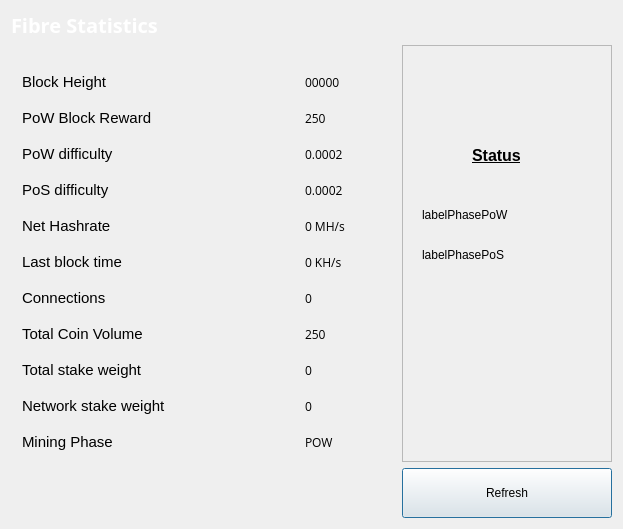
<?xml version="1.0" encoding="UTF-8"?>
<ui version="4.0">
 <class>StatisticsPage</class>
 <widget class="QWidget" name="StatisticsPage">
  <property name="windowModality">
   <enum>Qt::NonModal</enum>
  </property>
  <property name="geometry">
   <rect>
    <x>0</x>
    <y>0</y>
    <width>623</width>
    <height>529</height>
   </rect>
  </property>
  <property name="windowTitle">
   <string>Digging</string>
  </property>
  <property name="styleSheet">
   <string notr="true">QProgressBar {
        background-color: #333333;
        border-radius: 6px;
        text-align: center;
        color: white;
}

QProgressBar::chunk {
        background: QLinearGradient(x1: 0, y1: 0, x2: 1, y2: 0, stop: 0 #e86941, stop: 1 #e8694f);
        border-radius: 6px; margin: 0px;
}

QScrollArea {
        border-radius: 6px;
        border-width: 0;
        border-style: none;
        padding: 8px;
        background-color: #111;
        color: white;
}

QFormLayout {
        border-radius: 6px;
        border-width: 0;
        border-style: none;
        padding: 8px;
        background-color: #111;
        color: white;
}

QSpinBox {
        border-radius: 4px;
        border-width: 0;
        border-style: none;
        padding: 8px;
        background-color: #111;
        color: white;
}

QCheckBox {
        border-radius: 4px;
        border-width: 0;
        border-style: none;
        padding: 8px;
        background-color: #111;
        color: white;
}
QVBoxLayout {
        border-radius: 6px;
        border-width: 0;
        border-style: none;
        padding: 8px;
        background-color: #111;
        color: white;
}

QDialog, QMainWindow, QFrame {
	color: white;
        background-color: #111;
	border: none;
        border-radius: 6px;
}


QMenu {
	background-color: #333333; color: white;
}

QLabel {
	background-color: transparent;
}

QCheckBox {
    color: white;
}

QFrame#central { background-color: #333333; border: none }
QFrame#frame, QFrame#frame_2, QFrame#frame_3 {
	background-color: #111;
	border-style: plain;
	border-width: 2px;
	border-radius: 6px;
	border-color: #111;
	min-width: 10em;
	padding: 6px;
}
QLabel[openExternalLinks=true], QHeaderView { color: #aaaaaa }
QLabel[openExternalLinks=false] { color: white; font-weight: normal }
QPushButton, QToolButton {
	border: 4px solid #111;
	border-radius: 12px;
	background-color: #111;
	color: white;
	padding: 6px;
	margin: 6px;
}
QPushButton:pressed, QToolButton:checked {
	color: #e86941;
}
QPushButton:pressed, QToolButton:pressed {
	border-color: #e86941;
	color: #aaaaaa;
}
QPushButton:disabled, QToolButton:disabled {
	color: #444;
	background-color: #222;
}


#scrollAreaWidgetContents QToolButton {
	border-radius: 8px;
	border-width: 0px;
}

/* the background-color is overridden to transparent for mac os x 
   due to the entire toolbar area not being drawable in a regular
   QMainWindow
*/
QToolBar { background: #333333; border: 0px solid black; padding: 3px; }

QToolBar::handle { image: url(handle.png); }
QStatusBar { background: #333333; }
QMenuBar { background: #333333; }
QMenuBar::item { background: #333333; color: white; }

#scrollAreaWidgetContents { background: #222 }
#scrollAreaWidgetContents &gt; QFrame { background-color: #222; border-width: 0px; border-style: none; }

QLineEdit {
	border-radius: 6px;
	border-width: 2px;
	border-color: #222;
	padding: 8px;
	background-color: #111;
	color: white;
}

QComboBox {
	border-radius: 6px;
	border-width: 0;
	border-style: none;
	padding: 8px;
	background-color: #111;
	color: white;
}

QComboBox::drop-down {
	border-width: 0;
	border-style: none;
	background-color: #111;
	color: white;
}

QTableView {
	background: #111;
	color: white;
	border-style: none;
	selection-background-color: #aaaaaa;
    alternate-background-color: #222;
	selection-color: #111;
	border: 0px solid black;
}

QHeaderView { color: #aaaaaa; background-color: #111; background-image: none; }
QHeaderView::section { color: #aaaaaa; background-color: #222; }
QHeaderView::section:checked { background-color: #111; }

QTabWidget {
	background: #111;
}

 QTabWidget::pane {
     border-top: 2px solid #111;
     border: 4px solid #111;
     border-bottom-left-radius: 8px;
     border-bottom-right-radius: 8px;
     border-top-right-radius: 8px;
	background: #111;
 }

 QTabWidget::tab-bar {
     left: 5px; /* move to the right by 5px */
 }

 /* Style the tab using the tab sub-control. Note that
     it reads QTabBar _not_ QTabWidget */
 QTabBar::tab {
     background: #111;
     border: 4px solid #222;
     border-bottom-color: #111; /* same as the pane color */
     border-top-left-radius: 4px;
     border-top-right-radius: 4px;
     min-width: 8ex;
     padding: 4px;
     color: #888;
 }

 QTabBar::tab:selected, QTabBar::tab:hover {
     color: #aaaaaa
 }

 QTabBar::tab:selected {
     border-color: #111; /* same as pane color */
     border-top-color: #aaaaaa;
 }

 QTabBar::tab:!selected {
     margin-top: 2px; /* make non-selected tabs look smaller */
 }

 /* make use of negative margins for overlapping tabs */
 QTabBar::tab:selected {
     /* expand/overlap to the left and right by 4px */
     margin-left: -4px;
     margin-right: -4px;
 }

 QTabBar::tab:first:selected {
     margin-left: 0; /* the first selected tab has nothing to overlap with on the left */
 }

 QTabBar::tab:last:selected {
     margin-right: 0; /* the last selected tab has nothing to overlap with on the right */
 }

 QTabBar::tab:only-one {
     margin: 0; /* if there is only one tab, we don't want overlapping margins */
 }


</string>
  </property>
  <layout class="QGridLayout" name="gridLayout">
   <property name="sizeConstraint">
    <enum>QLayout::SetMaximumSize</enum>
   </property>
   <item row="2" column="1">
    <widget class="QPushButton" name="startButton">
     <property name="sizePolicy">
      <sizepolicy hsizetype="Fixed" vsizetype="Preferred">
       <horstretch>0</horstretch>
       <verstretch>0</verstretch>
      </sizepolicy>
     </property>
     <property name="minimumSize">
      <size>
       <width>210</width>
       <height>50</height>
      </size>
     </property>
     <property name="styleSheet">
      <string notr="true"/>
     </property>
     <property name="text">
      <string>Refresh</string>
     </property>
     <property name="default">
      <bool>true</bool>
     </property>
    </widget>
   </item>
   <item row="0" column="0">
    <widget class="QLabel" name="label_5">
     <property name="font">
      <font>
       <family>Open Sans,sans-serif</family>
      </font>
     </property>
     <property name="text">
      <string>&lt;html&gt;&lt;head/&gt;&lt;body&gt;&lt;p&gt;&lt;span style=&quot; font-size:20px; font-weight:600; color:#ffffff;&quot;&gt;Fibre Statistics&lt;/span&gt;&lt;/p&gt;&lt;/body&gt;&lt;/html&gt;</string>
     </property>
    </widget>
   </item>
   <item row="2" column="0">
    <spacer name="verticalSpacer">
     <property name="orientation">
      <enum>Qt::Vertical</enum>
     </property>
     <property name="sizeHint" stdset="0">
      <size>
       <width>20</width>
       <height>40</height>
      </size>
     </property>
    </spacer>
   </item>
   <item row="1" column="1">
    <widget class="QFrame" name="frame">
     <property name="minimumSize">
      <size>
       <width>146</width>
       <height>0</height>
      </size>
     </property>
     <property name="frameShape">
      <enum>QFrame::StyledPanel</enum>
     </property>
     <property name="frameShadow">
      <enum>QFrame::Raised</enum>
     </property>
     <widget class="QLabel" name="label">
      <property name="geometry">
       <rect>
        <x>70</x>
        <y>70</y>
        <width>71</width>
        <height>81</height>
       </rect>
      </property>
      <property name="text">
       <string>&lt;html&gt;&lt;head/&gt;&lt;body&gt;&lt;p&gt;&lt;span style=&quot; font-size:12pt; font-weight:600; text-decoration: underline;&quot;&gt;Status&lt;/span&gt;&lt;/p&gt;&lt;/body&gt;&lt;/html&gt;</string>
      </property>
     </widget>
     <widget class="QLabel" name="labelPhasePoW">
      <property name="geometry">
       <rect>
        <x>20</x>
        <y>160</y>
        <width>181</width>
        <height>20</height>
       </rect>
      </property>
      <property name="text">
       <string>labelPhasePoW</string>
      </property>
     </widget>
     <widget class="QLabel" name="labelPhasePoS">
      <property name="geometry">
       <rect>
        <x>20</x>
        <y>200</y>
        <width>181</width>
        <height>20</height>
       </rect>
      </property>
      <property name="text">
       <string>labelPhasePoS</string>
      </property>
     </widget>
    </widget>
   </item>
   <item row="1" column="0">
    <widget class="QFrame" name="gridFrame_2">
     <property name="styleSheet">
      <string notr="true"/>
     </property>
     <layout class="QGridLayout" name="gridLayout_4">
      <item row="2" column="0">
       <layout class="QFormLayout" name="formLayout_2">
        <property name="fieldGrowthPolicy">
         <enum>QFormLayout::FieldsStayAtSizeHint</enum>
        </property>
        <property name="horizontalSpacing">
         <number>139</number>
        </property>
        <property name="verticalSpacing">
         <number>18</number>
        </property>
        <property name="rightMargin">
         <number>0</number>
        </property>
        <item row="1" column="0">
         <widget class="QLabel" name="label_14">
          <property name="text">
           <string>&lt;html&gt;&lt;head/&gt;&lt;body&gt;&lt;p&gt;&lt;span style=&quot; font-size:11pt;&quot;&gt;Block Height&lt;/span&gt;&lt;/p&gt;&lt;/body&gt;&lt;/html&gt;</string>
          </property>
         </widget>
        </item>
        <item row="1" column="1">
         <widget class="QLabel" name="heightBox">
          <property name="font">
           <font>
            <family>Open Sans,sans-serif</family>
            <pointsize>9</pointsize>
           </font>
          </property>
          <property name="text">
           <string>00000</string>
          </property>
         </widget>
        </item>
        <item row="2" column="0">
         <widget class="QLabel" name="label_12">
          <property name="text">
           <string>&lt;html&gt;&lt;head/&gt;&lt;body&gt;&lt;p&gt;&lt;span style=&quot; font-size:11pt;&quot;&gt;PoW Block Reward&lt;/span&gt;&lt;/p&gt;&lt;/body&gt;&lt;/html&gt;</string>
          </property>
         </widget>
        </item>
        <item row="2" column="1">
         <widget class="QLabel" name="rewardBox">
          <property name="font">
           <font>
            <family>Open Sans,sans-serif</family>
            <pointsize>9</pointsize>
           </font>
          </property>
          <property name="text">
           <string>250</string>
          </property>
         </widget>
        </item>
        <item row="3" column="0">
         <widget class="QLabel" name="label_13">
          <property name="text">
           <string>&lt;html&gt;&lt;head/&gt;&lt;body&gt;&lt;p&gt;&lt;span style=&quot; font-size:11pt;&quot;&gt;PoW difficulty&lt;/span&gt;&lt;/p&gt;&lt;/body&gt;&lt;/html&gt;</string>
          </property>
         </widget>
        </item>
        <item row="3" column="1">
         <widget class="QLabel" name="diffBox">
          <property name="font">
           <font>
            <family>Open Sans,sans-serif</family>
            <pointsize>9</pointsize>
           </font>
          </property>
          <property name="text">
           <string>0.0002</string>
          </property>
         </widget>
        </item>
        <item row="4" column="0">
         <widget class="QLabel" name="label_9">
          <property name="text">
           <string>&lt;html&gt;&lt;head/&gt;&lt;body&gt;&lt;p&gt;&lt;span style=&quot; font-size:11pt;&quot;&gt;PoS difficulty&lt;/span&gt;&lt;/p&gt;&lt;/body&gt;&lt;/html&gt;</string>
          </property>
         </widget>
        </item>
        <item row="4" column="1">
         <widget class="QLabel" name="diffBox2">
          <property name="font">
           <font>
            <family>Open Sans,sans-serif</family>
            <pointsize>9</pointsize>
           </font>
          </property>
          <property name="text">
           <string>0.0002</string>
          </property>
         </widget>
        </item>
        <item row="5" column="1">
         <widget class="QLabel" name="pawrateBox">
          <property name="font">
           <font>
            <family>Open Sans,sans-serif</family>
            <pointsize>9</pointsize>
           </font>
          </property>
          <property name="text">
           <string>0 MH/s</string>
          </property>
         </widget>
        </item>
        <item row="6" column="0">
         <widget class="QLabel" name="label3_2">
          <property name="sizePolicy">
           <sizepolicy hsizetype="Preferred" vsizetype="Maximum">
            <horstretch>0</horstretch>
            <verstretch>0</verstretch>
           </sizepolicy>
          </property>
          <property name="text">
           <string>&lt;html&gt;&lt;head/&gt;&lt;body&gt;&lt;p&gt;&lt;span style=&quot; font-size:11pt;&quot;&gt;Last block time&lt;/span&gt;&lt;/p&gt;&lt;/body&gt;&lt;/html&gt;</string>
          </property>
         </widget>
        </item>
        <item row="6" column="1">
         <widget class="QLabel" name="localBox">
          <property name="font">
           <font>
            <family>Open Sans,sans-serif</family>
            <pointsize>9</pointsize>
           </font>
          </property>
          <property name="text">
           <string>0 KH/s</string>
          </property>
         </widget>
        </item>
        <item row="7" column="0">
         <widget class="QLabel" name="label1_2">
          <property name="text">
           <string>&lt;html&gt;&lt;head/&gt;&lt;body&gt;&lt;p&gt;&lt;span style=&quot; font-size:11pt;&quot;&gt;Connections&lt;/span&gt;&lt;/p&gt;&lt;/body&gt;&lt;/html&gt;</string>
          </property>
         </widget>
        </item>
        <item row="7" column="1">
         <widget class="QLabel" name="connectionBox">
          <property name="font">
           <font>
            <family>Open Sans,sans-serif</family>
            <pointsize>9</pointsize>
           </font>
          </property>
          <property name="text">
           <string>0</string>
          </property>
         </widget>
        </item>
        <item row="8" column="0">
         <widget class="QLabel" name="label_8">
          <property name="text">
           <string>&lt;html&gt;&lt;head/&gt;&lt;body&gt;&lt;p&gt;&lt;span style=&quot; font-size:11pt;&quot;&gt;Total Coin Volume&lt;/span&gt;&lt;/p&gt;&lt;/body&gt;&lt;/html&gt;</string>
          </property>
         </widget>
        </item>
        <item row="8" column="1">
         <widget class="QLabel" name="volumeBox">
          <property name="font">
           <font>
            <family>Open Sans,sans-serif</family>
            <pointsize>9</pointsize>
           </font>
          </property>
          <property name="text">
           <string>250</string>
          </property>
         </widget>
        </item>
        <item row="9" column="0">
         <widget class="QLabel" name="label_10">
          <property name="text">
           <string>&lt;html&gt;&lt;head/&gt;&lt;body&gt;&lt;p&gt;&lt;span style=&quot; font-size:11pt;&quot;&gt;Total stake weight&lt;/span&gt;&lt;/p&gt;&lt;/body&gt;&lt;/html&gt;</string>
          </property>
         </widget>
        </item>
        <item row="9" column="1">
         <widget class="QLabel" name="minBox">
          <property name="font">
           <font>
            <family>Open Sans,sans-serif</family>
            <pointsize>9</pointsize>
           </font>
          </property>
          <property name="text">
           <string>0</string>
          </property>
         </widget>
        </item>
        <item row="10" column="0">
         <widget class="QLabel" name="label_11">
          <property name="text">
           <string>&lt;html&gt;&lt;head/&gt;&lt;body&gt;&lt;p&gt;&lt;span style=&quot; font-size:11pt;&quot;&gt;Network stake weight&lt;/span&gt;&lt;/p&gt;&lt;/body&gt;&lt;/html&gt;</string>
          </property>
         </widget>
        </item>
        <item row="10" column="1">
         <widget class="QLabel" name="maxBox">
          <property name="font">
           <font>
            <family>Open Sans,sans-serif</family>
            <pointsize>9</pointsize>
           </font>
          </property>
          <property name="text">
           <string>0</string>
          </property>
         </widget>
        </item>
        <item row="11" column="0">
         <widget class="QLabel" name="label_15">
          <property name="text">
           <string>&lt;html&gt;&lt;head/&gt;&lt;body&gt;&lt;p&gt;&lt;span style=&quot; font-size:11pt;&quot;&gt;Mining Phase&lt;/span&gt;&lt;/p&gt;&lt;/body&gt;&lt;/html&gt;</string>
          </property>
         </widget>
        </item>
        <item row="11" column="1">
         <widget class="QLabel" name="cBox">
          <property name="font">
           <font>
            <family>Open Sans,sans-serif</family>
            <pointsize>9</pointsize>
           </font>
          </property>
          <property name="text">
           <string>POW</string>
          </property>
         </widget>
        </item>
        <item row="5" column="0">
         <widget class="QLabel" name="label_16">
          <property name="text">
           <string>&lt;html&gt;&lt;head/&gt;&lt;body&gt;&lt;p&gt;&lt;span style=&quot; font-size:11pt;&quot;&gt;Net Hashrate&lt;/span&gt;&lt;/p&gt;&lt;/body&gt;&lt;/html&gt;</string>
          </property>
         </widget>
        </item>
       </layout>
      </item>
      <item row="1" column="0">
       <spacer name="verticalSpacer_2">
        <property name="orientation">
         <enum>Qt::Vertical</enum>
        </property>
        <property name="sizeHint" stdset="0">
         <size>
          <width>20</width>
          <height>40</height>
         </size>
        </property>
       </spacer>
      </item>
     </layout>
    </widget>
   </item>
  </layout>
 </widget>
 <layoutdefault spacing="6" margin="11"/>
 <resources/>
 <connections/>
</ui>
